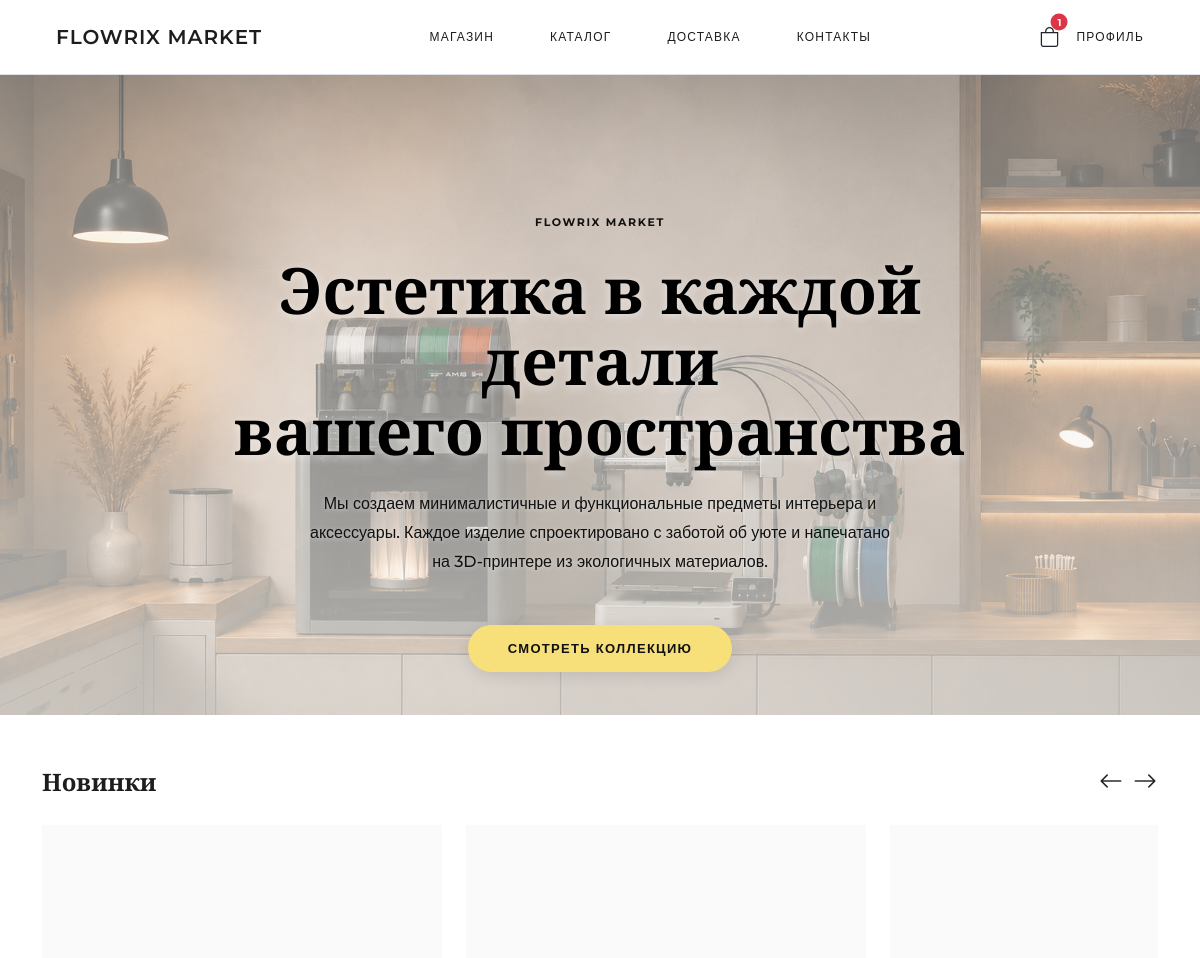
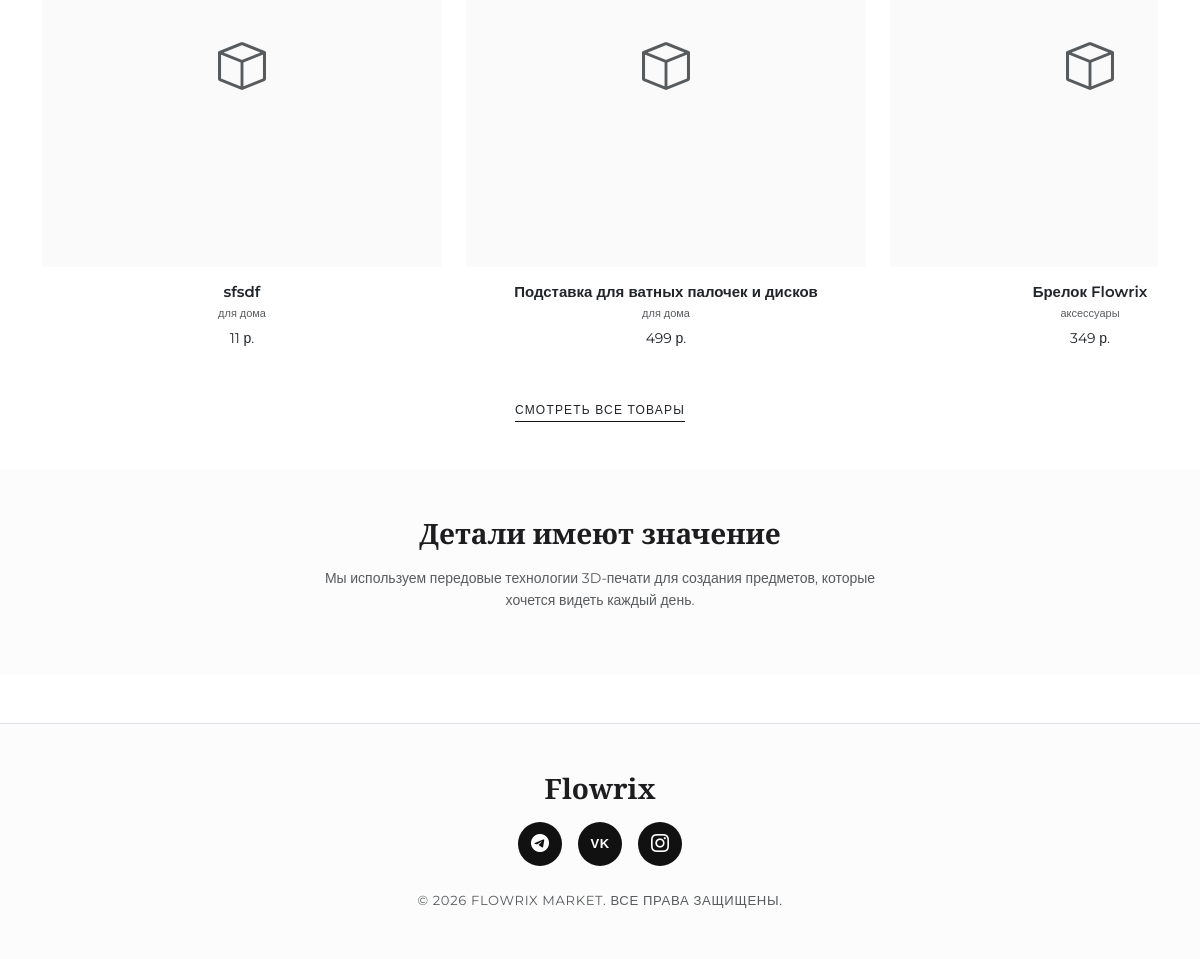
The page / (signed in) on the database its author committed (2 pictures, top to bottom).
### models.py (models this page shows, shortened)
class OrderItem(db.Model):
    __tablename__ = "order_items"
    id = db.Column(db.Integer, primary_key=True)
    order_id = db.Column(db.Integer, db.ForeignKey("orders.id"), nullable=False)
    product_id = db.Column(db.Integer, db.ForeignKey("products.id"), nullable=True)
    quantity = db.Column(db.Integer, nullable=False, default=1)
    price_at_purchase = db.Column(db.Numeric(10, 2), nullable=False)
    order = db.relationship("Order", back_populates="items")
    product = db.relationship("Product", back_populates="order_items")

class Product(db.Model):
    __tablename__ = "products"
    id = db.Column(db.Integer, primary_key=True)
    name = db.Column(db.String(128), nullable=False)
    description = db.Column(db.Text, nullable=True)
    price = db.Column(db.Numeric(10, 2), nullable=False)
    image_filename = db.Column(db.String(256), nullable=True)
    category = db.Column(db.String(64), nullable=True)
    is_available = db.Column(db.Boolean, default=True, nullable=False)
    created_at = db.Column(db.DateTime, default=datetime.utcnow)
    order_items = db.relationship("OrderItem", back_populates="product")
    images = db.relationship("ProductImage", back_populates="product", cascade="all, delete-orphan")
    @property
    def price_float(self) -> float:
        return float(self.price)

### routes/products.py (the view)
@products_bp.route("/")
def home():
    featured = Product.query.filter_by(is_available=True).order_by(
        Product.created_at.desc()
    ).limit(4).all()
    return render_template("home.html", featured=featured)

### main.py (called while the page is built)
def _ensure_admin():
    from models import User
    try:
        first_user = User.query.order_by(User.id.asc()).first()
        if first_user and first_user.role != "admin":
            first_user.role = "admin"
            db.session.commit()
            print(f"User {first_user.username} promoted to Admin")
    except Exception as e:
        print(f"Admin promotion error: {e}")
        db.session.rollback()

### models.py (called while the page is built)
@login_manager.user_loader
def load_user(user_id: str):
    return db.session.get(User, int(user_id))

    @property
    def active_cart(self):
        return self.orders.filter_by(status="new").first()

    @property
    def items_count(self) -> int:
        return sum(item.quantity for item in self.items)

### templates/home.html (shortened to what this page needs)
{% extends "base.html" %}
{% block content %}
<section class="d-flex align-items-center justify-content-center text-center position-relative" style="min-height: 80vh; overflow: hidden; background-color: #f7f6f2;">
  <div class="position-absolute w-100 h-100 hero-background"></div>
  <div class="position-absolute w-100 h-100" style="background: linear-gradient(to bottom, rgba(247, 246, 242, 0.2), rgba(247, 246, 242, 0.6));"></div>
  <div class="container position-relative z-1 pt-4 pt-md-5 mt-4 mt-md-5" data-aos="fade-up" style="max-width: 800px;">
    <p class="text-uppercase mb-4 fw-bold" style="letter-spacing: 0.15em; font-size: 11px; color: #111;">Flowrix Market</p>
    <h1 class="font-serif mb-4" style="font-size: clamp(40px, 6vw, 64px); line-height: 1.1; color: #000; text-shadow: 0 2px 10px rgba(255,255,255,0.5);">
      Эстетика в каждой детали<br>вашего пространства
    </h1>
    <p class="mb-5 mx-auto fw-medium" style="font-size: 16px; color: #111; max-width: 600px; line-height: 1.8; text-shadow: 0 1px 5px rgba(255,255,255,0.5);">
      Мы создаем минималистичные и функциональные предметы интерьера и аксессуары. Каждое изделие спроектировано с заботой об уюте и напечатано на 3D-принтере из экологичных материалов.
    </p>
    <a href="{{ url_for('products.index') }}" class="btn btn-accent" style="background-color: #f7e07a; color: #111; box-shadow: 0 4px 15px rgba(0,0,0,0.1);">
      Смотреть коллекцию
    </a>
  </div>
</section>
{% if featured %}
<section class="py-5 bg-white position-relative overflow-hidden">
  <div class="container">
    <div class="d-flex align-items-center justify-content-between mb-4" data-aos="fade-up">
      <h3 class="font-serif mb-0 fs-4">Новинки</h3>
      <div class="d-flex gap-2">
        <button id="scrollLeftBtn" class="btn btn-link text-dark p-0 text-decoration-none fs-4"><i class="bi bi-arrow-left"></i></button>
        <button id="scrollRightBtn" class="btn btn-link text-dark p-0 text-decoration-none fs-4"><i class="bi bi-arrow-right"></i></button>
      </div>
    </div>
    <div id="productCarousel" class="d-flex overflow-auto gap-4 pb-4 pe-4" style="scroll-snap-type: x mandatory; scroll-behavior: smooth; -webkit-overflow-scrolling: touch;">
      {% for product in featured %}
        <div class="flex-shrink-0" style="width: 90vw; max-width: 400px; scroll-snap-align: start;" data-aos="fade-up" data-aos-delay="{{ loop.index * 50 }}">
          <div class="product-card text-center">
            <a href="{{ url_for('products.detail', product_id=product.id) }}" class="text-decoration-none">
              <div class="img-wrapper mb-3 bg-surface d-flex align-items-center justify-content-center overflow-hidden" style="aspect-ratio: 1;">
              </div>
              <h5 class="text-dark mb-1" style="font-size: 15px;">{{ product.name }}</h5>
              <div class="category text-muted mb-1" style="font-size: 11px;">{{ product.category or "Без категории" }}</div>
              <div class="price text-dark">{{ "%.0f"|format(product.price_float) }} р.</div>
            </a>
          </div>
        </div>
      {% endfor %}
    </div>
    <div class="text-center mt-4" data-aos="fade-up">
      <a href="{{ url_for('products.index') }}" class="text-dark text-uppercase text-decoration-none" style="font-size: 12px; letter-spacing: 0.1em; border-bottom: 1px solid #111; padding-bottom: 4px;">
        Смотреть все товары
      </a>
    </div>
  </div>
</section>
{% endif %}
<section class="py-5" style="background-color: #fcfcfc;">
  <div class="container text-center" style="max-width: 600px;" data-aos="fade-up">
    <h3 class="font-serif mb-3">Детали имеют значение</h3>
    <p class="text-muted" style="font-size: 14px;">Мы используем передовые технологии 3D-печати для создания предметов, которые хочется видеть каждый день.</p>
  </div>
</section>
{% endblock %}

### templates/base.html (shortened to what this page needs)
<!DOCTYPE html>
<html lang="ru">
<head>
  <link rel="stylesheet" href="https://cdn.jsdelivr.net/npm/bootstrap@5.3.3/dist/css/bootstrap.min.css">
  <link rel="stylesheet" href="https://cdn.jsdelivr.net/npm/bootstrap-icons@1.11.3/font/bootstrap-icons.min.css">
  <link rel="stylesheet" href="https://unpkg.com/aos@next/dist/aos.css" />
  <link rel="stylesheet" href="{{ url_for('static', filename='css/style.css') }}">
</head>
<body>
  <nav class="navbar navbar-minimal sticky-top bg-white py-3 border-bottom">
    <div class="container-fluid px-4">
      <div class="d-flex align-items-center justify-content-between w-100">
        <div class="d-flex align-items-center">
          <a class="navbar-brand m-0" href="{{ url_for('products.home') }}">Flowrix Market</a>
        </div>
        <div class="d-none d-lg-flex gap-4">
          <a class="nav-link" href="{{ url_for('products.home') }}">МАГАЗИН</a>
          <a class="nav-link" href="{{ url_for('products.index') }}">КАТАЛОГ</a>
          <a class="nav-link" href="{{ url_for('products.delivery') }}">ДОСТАВКА</a>
          <a class="nav-link" href="{{ url_for('products.contacts') }}">КОНТАКТЫ</a>
        </div>
        <div class="d-flex align-items-center gap-3">
          {% if current_user.is_authenticated %}
            <button class="btn btn-link text-dark text-decoration-none d-flex align-items-center gap-2 p-0 position-relative" type="button" data-bs-toggle="offcanvas" data-bs-target="#offcanvasCart">
              <i class="bi bi-bag fs-5"></i>
              {% if current_user.active_cart and current_user.active_cart.items_count > 0 %}
                <span class="position-absolute top-0 start-100 translate-middle badge rounded-pill bg-danger" style="font-size: 10px;">
                  {{ current_user.active_cart.items_count }}
                </span>
              {% endif %}
            </button>
            <a class="nav-link p-0 text-dark" href="{{ url_for('auth.profile') }}">ПРОФИЛЬ</a>
          {% else %}
            <a class="nav-link p-0 text-dark" href="{{ url_for('auth.login') }}">ВОЙТИ</a>
          {% endif %}
        </div>
      </div>
    </div>
  </nav>
  <main style="min-height: 70vh;">
    {% block content %}{% endblock %}
  </main>
  <footer class="py-5 mt-5 border-top" style="background-color: #fcfcfc;">
    <div class="container d-flex flex-column align-items-center justify-content-center text-center">
      <h3 class="font-serif mb-3">Flowrix</h3>
      <div class="d-flex gap-3 mb-4">
        <a href="https://t.me/+lvLVunCbq9k2MjZi" target="_blank" class="social-icon-round" aria-label="Telegram">
          <i class="bi bi-telegram"></i>
        </a>
        <a href="https://vk.com/flowrix3d" target="_blank" class="social-icon-round" aria-label="VK">
          <span style="font-size: 13px; font-weight: bold; letter-spacing: 0.5px; font-family: sans-serif;">VK</span>
        </a>
        <a href="https://www.instagram.com/flowrix3d" target="_blank" class="social-icon-round" aria-label="Instagram">
          <i class="bi bi-instagram"></i>
        </a>
      </div>
      <p class="text-muted small mb-0" style="letter-spacing: 0.05em; text-transform: uppercase;">© 2026 Flowrix Market. Все права защищены.</p>
    </div>
  </footer>
</body>
</html>

### static/css/style.css (style rules this page uses)
:root { --color-primary: #111111; --color-secondary: #f0f0f0; --color-bg: #ffffff; --color-surface: #fafafa; --color-border: #e6e6e6; --color-text: #1d1d1f; --color-muted: #86868b; --color-accent: #f7e07a; --font-main: 'Montserrat', sans-serif; --font-heading: 'Playfair Display', serif; --radius-sm: 4px; --radius-md: 8px; --radius-pill: 50px; }
body { font-family: var(--font-main); background-color: var(--color-bg); color: var(--color-text); line-height: 1.6; font-size: 15px; font-weight: 400; -webkit-font-smoothing: antialiased; }
h1, h2, h3, h4, h5, h6, .font-serif { font-family: var(--font-heading); font-weight: 600; }
.navbar-minimal { background: rgba(255, 255, 255, 0.95); backdrop-filter: blur(10px); border-bottom: 1px solid var(--color-border); padding: 1.5rem 2rem; }
.navbar-brand { font-family: var(--font-main); font-weight: 600; font-size: 20px; letter-spacing: 0.05em; color: var(--color-text) !important; text-transform: uppercase; }
.nav-link { font-size: 12px; color: var(--color-text) !important; font-weight: 500; text-transform: uppercase; letter-spacing: 0.1em; transition: opacity 0.2s; padding: 0.5rem 1rem; }
.btn-accent { background-color: var(--color-accent); color: var(--color-primary); border: none; padding: 14px 40px; border-radius: var(--radius-pill); font-weight: 600; font-size: 13px; text-transform: uppercase; letter-spacing: 0.1em; transition: all 0.3s; }
.product-card { text-align: center; transition: all 0.3s ease; background: transparent; border: none; }
.product-card .img-wrapper { background: var(--color-surface); margin-bottom: 1.5rem; overflow: hidden; }
.product-card h5 { font-family: var(--font-main); font-weight: 600; font-size: 16px; margin-bottom: 0.5rem; color: var(--color-primary); }
.product-card .category { font-size: 12px; color: var(--color-muted); margin-bottom: 0.5rem; text-transform: lowercase; }
.product-card .price { font-size: 14px; color: var(--color-primary); }
.bg-surface { background-color: var(--color-surface); }

### templates/base.html (style rules this page uses)
.social-icon-round { display: inline-flex; align-items: center; justify-content: center; width: 44px; height: 44px; border-radius: 50%; background-color: #111; color: #fff; font-size: 18px; text-decoration: none; transition: all 0.2s ease; }

### templates/home.html (style rules this page uses)
#productCarousel { -ms-overflow-style: none; scrollbar-width: none; }

### rows shown on the page
OrderItem: active_cart.items_count "1"
Product: name "sfsdf", category "для дома", price_float "11"
Product: name "Подставка для ватных палочек и дисков", category "для дома", price_float "499"
Product: name "Брелок Flowrix", category "аксессуары", price_float "349"
